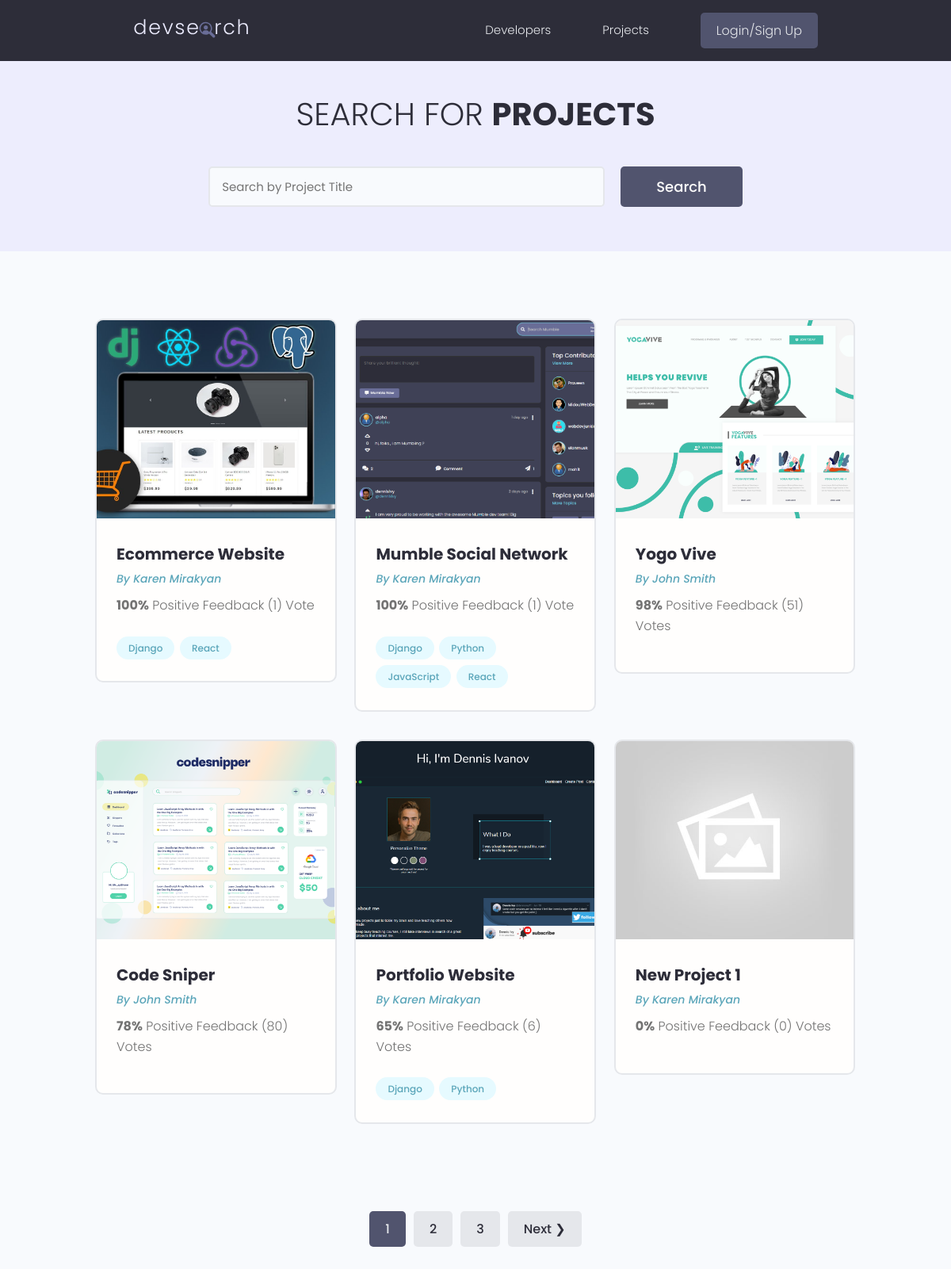
/projects/, run on the app's committed database.
### projects/models.py (models this page shows, shortened)
class Project(models.Model):
    id = models.UUIDField(default=uuid.uuid4, unique=True, primary_key=True, editable=False)
    owner = models.ForeignKey(Profile, null=True, blank=True, on_delete=models.SET_NULL)
    title = models.CharField(max_length=200)
    description = models.TextField(null=True, blank=True)
    featured_image = models.ImageField(null=True, blank=True, default='default.jpg')
    demo_link = models.CharField(max_length=2000, null=True, blank=True)
    source_link = models.CharField(max_length=2000, null=True, blank=True)
    tags = models.ManyToManyField('Tag', blank=True)
    vote_total = models.IntegerField(default=0, null=True, blank=True)
    vote_ratio = models.IntegerField(default=0, null=True, blank=True)
    created = models.DateTimeField(auto_now_add=True)
    class Meta:
        ordering = ['-vote_ratio', '-vote_total', 'title']

class Tag(models.Model):
    name = models.CharField(max_length=200)
    created = models.DateTimeField(auto_now_add=True)
    id = models.UUIDField(default=uuid.uuid4, unique=True, primary_key=True, editable=False)
    def __str__(self):
        return self.name

### users/models.py (models this page shows, shortened)
class Profile(models.Model):
    user = models.OneToOneField(User, on_delete=models.CASCADE, null=True, blank=True)
    name = models.CharField(max_length=200, blank=True, null=True)
    username = models.CharField(max_length=200, blank=True, null=True)
    location = models.CharField(max_length=200, blank=True, null=True)
    email = models.EmailField(max_length=200, blank=True, null=True)
    short_intro = models.CharField(max_length=200, blank=True, null=True)
    bio = models.TextField(blank=True, null=True)
    profile_image = models.ImageField(null=True, blank=True, upload_to='profiles/', default='profiles/user-default.png')
    social_github = models.CharField(max_length=200, blank=True, null=True)
    social_twitter = models.CharField(max_length=200, blank=True, null=True)
    social_linkedin = models.CharField(max_length=200, blank=True, null=True)
    social_youtube = models.CharField(max_length=200, blank=True, null=True)
    social_website = models.CharField(max_length=200, blank=True, null=True)
    created = models.DateTimeField(auto_now_add=True)
    id = models.UUIDField(default=uuid.uuid4, unique=True, primary_key=True, editable=False)

### projects/views.py (the view)
# urls.py: path('projects/', include('projects.urls')),
def projects(request):
    projects, search_query = search_project(request)
    custom_range, projects = paginate_projects(request, projects, 6)
    context = {
        'projects': projects,
        'search_query': search_query,
        'custom_range': custom_range,
    }
    return render(request, 'projects/projects.html', context)

### projects/utils.py (called while the page is built)
def search_project(request):
    search_query = ''
    if request.GET.get('search_query'):
        search_query = request.GET.get('search_query')
    tags = Tag.objects.filter(name__icontains=search_query)
    projects = Project.objects.distinct().filter(
        Q(title__icontains=search_query) |
        Q(description__icontains=search_query) |
        Q(owner__name__icontains=search_query) |
        Q(tags__in=tags)
    )
    return projects, search_query

def paginate_projects(request, projects, results):
    page = request.GET.get('page')
    results = results
    paginator = Paginator(projects, results)
    try:
        projects = paginator.page(page)
    except PageNotAnInteger:
        page = 1
        projects = paginator.page(page)
    except EmptyPage:
        page = paginator.num_pages
        projects = paginator.page(page)
    left_index = (int(page) - 4)
    right_index = (int(page) + 5)
    if left_index < 1:
        left_index = 1
    if right_index > paginator.num_pages:
        right_index = paginator.num_pages + 1
    custom_range = range(left_index, right_index)
    return custom_range, projects

### projects/templates/projects/projects.html (shortened to what this page needs)
{%  extends 'main.html' %}
{%  block content %}
  <main class="projects">
    <section class="hero-section text-center">
      <div class="container container--narrow">
        <div class="hero-section__box">
          <h2>Search for <span>Projects</span></h2>
        </div>
        <div class="hero-section__search">
          <form id="searchForm" class="form" action="{% url 'projects' %}" method="get">
            <div class="form__field">
              <input class="input input--text" id="formInput#search" type="text" name="search_query"
                value="{{ search_query }}" placeholder="Search by Project Title" />
            </div>
            <input class="btn btn--sub btn--lg" type="submit" value="Search" />
          </form>
        </div>
      </div>
    </section>
    <section class="projectsList">
      <div class="container">
        <div class="grid grid--three">
            {% for project in projects %}
                <div class="column">
            <div class="card project">
              <a href="{% url 'project' project.id %}" class="project">
                <img class="project__thumbnail" src="{{ project.featured_image.url}}" alt="project thumbnail" />
                <div class="card__body">
                  <h3 class="project__title">{{ project.title}}</h3>
                  <p><a class="project__author" href="{% url 'user-profile' project.owner.id %}">By {{ project.owner.name }}</a></p>
                  <p class="project--rating">
                    <span style="font-weight: bold;">{{ project.vote_ratio }}%</span> Positive
                      Feedback ({{ project.vote_total}}) Vote{{ project.vote_total|pluralize:'s' }}
                  </p>
                  <div class="project__tags">
                      {% for tag in project.tags.all %}
                          <span class="tag tag--pill tag--main">
                              <small>{{ tag }}</small>
                          </span>
                      {% endfor %}
                  </div>
                </div>
              </a>
            </div>
          </div>
            {% endfor %}
        </div>
      </div>
    </section>
    {% include 'pagination.html' with queryset=projects %}
  </main>
{% endblock %}

### static/styles/app.css (style rules this page uses)
:root { --color-sub: #2d2d39; }
.btn--sub { background-color: var(--color-sub-light); }
.card { border: 2px solid var(--color-light); }
img { width: 100%; }
.hero-section { height: 40vh; display: flex; align-items: center; background-color: var(--color-sub); }
.hero-section__box { margin-bottom: 4rem; }
.hero-section__box > h2, .hero-section__box > h2 > span { font-size: 4rem; color: var(--color-light); line-height: 1.3; text-transform: uppercase; }
.hero-section__box > h2 { font-weight: 300; }
.hero-section__box > h2 > span { font-weight: 700; }
.hero-section__search > .form { display: flex; align-items: center; justify-content: center; gap: 2rem; }
.hero-section__search > .form input.input--text { width: 50rem; }
.project__author { font-size: 1.4rem; font-style: italic; }
.project--rating { margin-bottom: 1.6em; margin-top: .5em; }
.projects > .hero-section { background: var(--color-sub-lighter); height: 30vh; }
.projects .hero-section__box { margin-bottom: 2.5rem; }
.projects .hero-section__box > h2 { color: var(--color-sub); }
.projects .hero-section__box > h2 > span { font-weight: 700; color: var(--color-sub); }
.projectsList { margin-top: 8rem; }
.project__thumbnail { height: 25rem; object-fit: cover; object-position: top center; }
.project__title { font-size: 2rem; font-weight: 700; color: var(--color-sub); }

### static/uikit/styles/modules/_variables.css (style rules this page uses)
:root { --color-main: #5aa5b9; --color-main-light: #e6faff; --color-sub: #3f4156; --color-sub-light: #51546e; --color-sub-lighter: #ededfd; --color-text: #737373; --color-gray: #8b8b8b; --color-light: #e5e7eb; --color-light-gray: #767676; --color-bg: #f8fafd; --color-white: #fffefd; --color-white-light: #f3f3f3; --color-success: #359e64; --color-success-bg: #def8e8; --color-error: #fc4b0b; --color-error-bg: #fff2ee; --font-base: 'Poppins', arial, helvetica, 'Segoe UI', roboto, ubuntu, sans-serif; --font-monospace: 'Fira Code', 'Courier New', courier, monospace; --font-regular: 300; --font-medium: 500; --font-bold: 700; --generic-shadow: 1px 1px 5px #00000010; --generic-transition: all 0.3s ease-in-out; }

### static/uikit/styles/modules/_base.css (style rules this page uses)
* { margin: 0; padding: 0; box-sizing: border-box; text-rendering: optimizeLegibility; color: inherit; font-size: inherit; }
html { font-size: 50%; }
@media only screen and (min-width: 480px) { html { font-size: 56.25%; } }
@media only screen and (min-width: 1200px) { html { font-size: 62.5%; } }
body { line-height: 1.6; font-weight: 400; font-size: 1.5rem; color: var(--color-text); background-color: var(--color-bg); min-height: 100vh; }

### static/uikit/styles/modules/_typography.css (style rules this page uses)
* { font-family: var(--font-base); }
h2 { font-size: 3.6rem; font-weight: var(--font-bold); }
h3 { font-size: 3.2rem; font-weight: var(--font-medium); }
p, span, strong { font-size: 1.6rem; color: var(--color-text); font-weight: var(--font-regular); }
a { padding-bottom: 2px; text-decoration: none; display: inline-block; color: var(--color-main); font-weight: var(--font-medium); }

### static/uikit/styles/modules/_utilities.css (style rules this page uses)
.container { width: 92%; max-width: 165rem; margin: 0 auto; box-sizing: border-box; }
.container--narrow { width: 92%; max-width: 120rem; }
@media screen and (min-width: 1000px) { .container { width: 90%; } }
@media screen and (min-width: 1000px) { .container--narrow { width: 85%; } }
@media screen and (min-width: 1200px) { .container { width: 80%; } }
@media screen and (min-width: 1200px) { .container--narrow { width: 72%; } }
.text-center { text-align: center; }

### static/uikit/styles/modules/_button.css (style rules this page uses)
.btn { display: inline-block; position: relative; cursor: pointer; background-color: var(--color-light); font-weight: var(--font-medium); color: var(--color-sub); text-decoration: none; padding: 1rem 2rem; border-radius: 0.5rem; border: none; width: -webkit-fit-content; width: -moz-fit-content; width: fit-content; height: -webkit-fit-content; height: -moz-fit-content; height: fit-content; font-size: 1.6rem; outline-width: 0; outline-color: transparent; -webkit-backface-visibility: hidden; backface-visibility: hidden; transition: all 0.3s ease-in-out; }
.btn--sub { background-color: var(--color-sub); color: var(--color-white); }
.btn--lg { font-size: 1.8rem; padding: 1.2rem 4.5rem; }

### static/uikit/styles/modules/_card.css (style rules this page uses)
.card { border-radius: 1rem; background-color: var(--color-white); border: 1.5px solid var(--color-light); width: auto; height: auto; margin-top: 0.5rem; margin-bottom: 0.5rem; overflow: hidden; }
.card__body, .card__header { padding: 2rem 2.5rem; }

### data on the page
Project: featured_image (picture), title "Ecommerce Website", owner.name "Karen Mirakyan", vote_ratio "100", vote_total "1"
Tag: name "Django"
Tag: name "React"
Project: featured_image (picture), title "Mumble Social Network", owner.name "Karen Mirakyan", vote_ratio "100", vote_total "1"
Tag: name "Python"
Tag: name "JavaScript"
Project: featured_image (picture), title "Yogo Vive", owner.name "John Smith", vote_ratio "98", vote_total "51"
Project: featured_image (picture), title "Code Sniper", owner.name "John Smith", vote_ratio "78", vote_total "80"
Project: featured_image (picture), title "Portfolio Website", owner.name "Karen Mirakyan", vote_ratio "65", vote_total "6"
Project: featured_image (placeholder picture), title "New Project 1", owner.name "Karen Mirakyan", vote_ratio "0", vote_total "0"

### other printed values
{{ page }} "1"
{{ page }} "2" "3"
